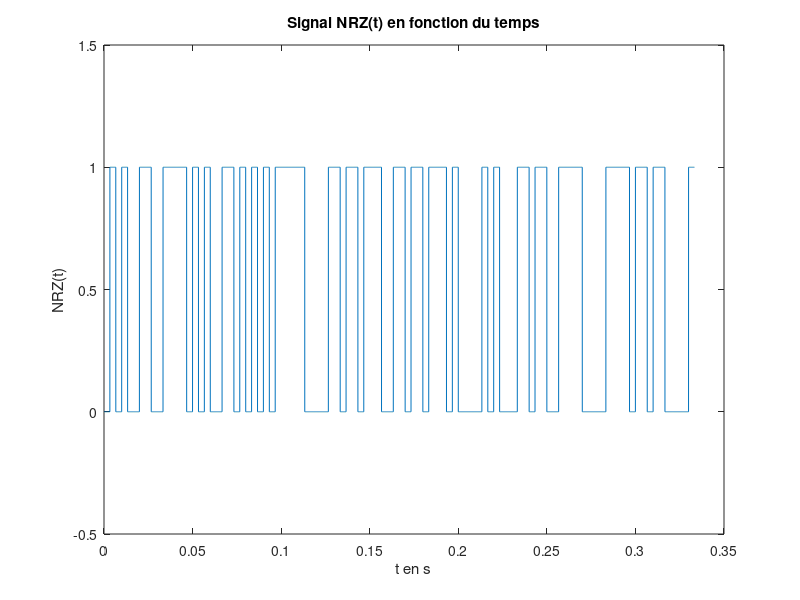

This figure's MATLAB source: (Note: this script raises an error after producing the figure.)
clear all
close all
clc

% Paramètres
F0 = 6000; % Fréquence bits 0 en Hz
F1 = 2000; % Fréquence bits 1 en Hz
Fe = 48000; % Fréquence d'échantillonage en Hz
Te = 1/Fe; % Période d'échantillonage en secondes
Ts = 1/300; % s/bits, le débit souhaité max est de 300 bits/seconde

Ns = floor(Ts/Te); % échantillons/bits, on prend la partie entière, Ts = Ns*Te
Nb_bits = 100; % Nombre de bits du signal émis
Nb_echantillons = Nb_bits*Ns; % Nombre d'échantillons
Null = 2000;

donnees = randi(0:1, Nb_bits, 1); % Génération de Nb_bits 0 ou 1 de manière aléatoire
NRZ = zeros(Nb_echantillons,1); % Initialisation du signal NRZ avec Nb_echantillons echantillons
T = ([0:Nb_echantillons-1]*Te)'; % Le signal est tracé de 0 à (Nb_echantillons-1)*Te secondes,
                                 % avec un pas de Te

                                 
%% 3.Modem de fréquence - Démodulation par filtrage
        

%3.1 Construction du signal modulé en fréquence

%3.1.1.1 Génération du signal NRZ 
for i = 1:Nb_bits
    NRZ((i-1)*Ns+1:i*Ns) = donnees(i); 
end;

%3.1.1.2 Tracé du signal NRZ(t) en fonction du temps
figure; % figure 1
plot(T,NRZ);
ylim([-0.5 1.5]);
xlabel('t en s');
ylabel('NRZ(t)');
title('Signal NRZ(t) en fonction du temps');

%3.1.1.3 Tracé de la DSP de NRZ théorique et expérimentale
[DSP_NRZ_Th,f] = DSP_rectangulaire(Nb_echantillons,Fe,NRZ,0);
figure; % figure 2
subplot(211);
semilogy(f,DSP_NRZ_Th);
xlabel('f en Hz');
ylabel('DSP NRZ Th(f)');
title('DSP théorique de NRZ en fonction de f');

DSP_NRZ_Exp = (Ts*sinc(pi*f*Ts).^2 + dirac(f))/4;
%figure;
subplot(212);
semilogy(f,DSP_NRZ_Exp);
xlabel('f en Hz');
ylabel('DSP NRZ Exp(f)');
title('DSP expérimentale de NRZ en fonction de f');

% pwelch à tester plus tard

%3.1.2.1 Génération du signal x(t) modulé en fréquence
phi0 = rand*2*pi;
phi1 = rand*2*pi;
Cos0 = cos(2*pi*F0*T + phi0);
Cos1 = cos(2*pi*F1*T + phi1);
%Un = eye(size(NRZ));

x_module = (1 - NRZ).*Cos0 + NRZ.*Cos1;

%3.1.2.2 Tracé du signal x(t) en fonction du temps
figure; % figure 3
plot(T,x_module);
ylim([-1.5 1.5]);
xlim([0.05 0.08]);
xlabel('t en s');
ylabel('x(t)');
title('Signal x(t) en fonction de t');

%3.1.2.3 Calcul de la DSP de x(t) en fonction de la DSP de NRZ
% DSP_NRZ_plus_F1 = DSP_rectangulaire(Nb_echantillons,Fe,NRZ,F1);
% DSP_NRZ_plus_F0 = DSP_rectangulaire(Nb_echantillons,Fe,NRZ,F0);
% DSP_NRZ_moins_F1 = DSP_rectangulaire(Nb_echantillons,Fe,NRZ,-F1);
% DSP_NRZ_moins_F0 = DSP_rectangulaire(Nb_echantillons,Fe,NRZ,-F0);
% DSP_X_Exp = (dirac(f-F1) + dirac(f+F1) - dirac(f-F0) - dirac(f-F1))*DSP_NRZ_Exp/4;

%3.1.2.4 Tracé de la DSP de x(t) théorique et expérimentale
DSP_X_Th = DSP_rectangulaire(Nb_echantillons,Fe,x_module,0);
figure; % figure 4
subplot(211);
%ylim([1e-04 10]);
%xlim([-6000 6000]);
semilogy(f,DSP_X_Th);
xlabel('f en Hz');
ylabel('DSP X Th(f)');
title('DSP X théorique en fonction de f');

subplot(212);
%ylim([1e-04 10]);
%xlim([-6000 6000]);
% semilogy(f,DSP_X_Exp);
% xlabel('f en Hz');
% ylabel('DSP X Exp(f)');
% title('DSP X expérimental en fonction de f');

% S_x = abs(fft(x_module).^2)/length(x_module);
% figure; 
% subplot(411);
% semilogy(S_x);
% subplot(412);
% pwelch(x_module);

%3.2 Canal de transmission à bruit additif, blanc et Gaussien
Px = mean(abs(x_module).^2);
SNR = 10;
sigma = sqrt(Px*10^(-SNR/10));
bruit = sigma*randn(1,Nb_echantillons);

figure; % figure 5 
plot(T,bruit);
ylim([-1.5 1.5]);
xlabel('Temps (secondes)');
ylabel('bruit');
title('Tracé du bruit en fonction du temps');

x_bruite = x_module + transpose(bruit);
figure; % figure 6 
subplot(211);
plot(T,x_module);
ylim([-1.5 1.5]);
xlim([0.05 0.06]);
xlabel('t en s');
ylabel('x(t) sans bruit');
title('Signal x(t) avant ajout du bruit en fonction du temps pour SNR = 10');

subplot(212);
plot(T,x_bruite);
ylim([-1.5 1.5]);
xlim([0.05 0.06]);
xlabel('Temps (secondes)');
ylabel('x bruite');
title('Tracé du signal x bruite en fonction du temps pour SNR = 10');

%3.3 Démodulation par filtrage

%3.3.1 Filtre passe-bas
% ordre = 60;
% g = Fe*(1:length(x_module))/length(x_module);
% fc = 2500; %Hz
% intervalle = (-ordre*Te:Te:ordre*Te);
% 
% figure;
% h = (2*fc/Fe)*sinc(2*fc*intervalle);
% H_passe_bas = abs(fftshift(fft(h)));
% Freq = (-(2*ordre+1)/2:(2*ordre+1)/2-1)*(Fe/(2*ordre+1));
% z = filter(H_passe_bas,[1],x_module);
% Z = abs(fft(z));
% plot(Freq,H_passe_bas);
% plot(g, abs(fft(x_module)));
% hold on;
% plot(g, Z);
%plot(T,z);

%3.3.2 Filtre passe-haut
% H_passe_haut = 1 - H_passe_bas;
% y = filter(H_passe_haut,[1],x_module);
% figure;
% plot(Freq, H_passe_haut);
% plot(T,y);
